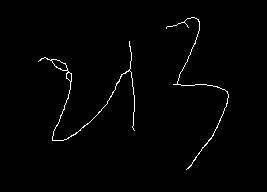
#> input picture data/ske1.jpg, 267 x 192 px
$ python branchpoint.py --image data/ske1.jpg
#> lines starting #> are read from the running program, lines starting #| are printed output that depends on the picture; after the words box and inside, x2 and y2 are one past the last pixel; in counts of white or black regions, pixels touching at a corner belong together
import cv2
import numpy
import argparse

ap = argparse.ArgumentParser()
ap.add_argument("-i", "--image", required=True, help="path to input image")
args = vars(ap.parse_args())

frame = cv2.imread(args['image'])
#> frame is the input picture: shape (192, 267, 3); min 0, max 255, mean 3.1

if frame is None:
    print('Error loading image')
    exit()

colour_frame = frame

frame = cv2.cvtColor(frame, cv2.COLOR_BGR2GRAY)
#> frame: shape (192, 267)

ret, frame = cv2.threshold(frame, 127, 255, cv2.THRESH_BINARY)
#> frame: shape (192, 267); 1.2% white in thin lines or dots, all inside (x1, y1, x2, y2) = (38, 17, 229, 170)

cv2.imshow("Binary", frame)
cv2.waitKey(0)

rows = frame.shape[0]
#> rows = 192
cols = frame.shape[1]
#> cols = 267

branch_locations = []

# start with second column
for i in range(1, cols):
    lit = False
    begin_black_regions = []
    end_black_regions = []

    # start with first row
    if 255 == frame[0, i]:
        lit = True
    else:
        lit = False
        begin_black_regions.append(0)

    # start with second row
    for j in range(1, rows - 1):
        if 255 == frame[j, i] and not lit:
            lit = True
            end_black_regions.append(j - 1)
        elif frame[j, i] == 0 and lit:
            lit = False
            begin_black_regions.append(j)

    # end with last row
    if 0 == frame[rows - 1, i] and not lit:
        end_black_regions.append(rows - 1)
    elif 0 == frame[rows - 1, i] and lit:
        begin_black_regions.append(rows - 1)
        end_black_regions.append(rows - 1)
    elif 255 == frame[rows - 1, i] and not lit:
        end_black_regions.append(rows - 2)

    for k in range(0, len(begin_black_regions)):
        found_branch = True

        for l in range(begin_black_regions[k], end_black_regions[k] + 1):
            if 0 == frame[l, i - 1]:
                found_branch = False
                break

        if found_branch:
            branch_locations.append(complex(i - 1, begin_black_regions[k]))
#> after the loop, branch_locations = 7 items

for i in range(0, len(branch_locations)):
    cv2.circle(colour_frame, (int(branch_locations[i].real), int(branch_locations[i].imag)), 2, (255, 127, 0), 2)
#> this loop made 7 passes
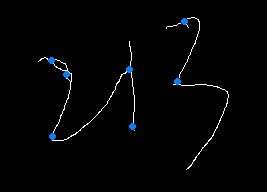
#> colour_frame: shape (192, 267, 3); 0.51% of pixels changed, all inside (x1, y1, x2, y2) = (48, 18, 188, 140)

cv2.imshow("Frame", colour_frame)

cv2.waitKey(0)

$ run again, on data/ske3.jpg
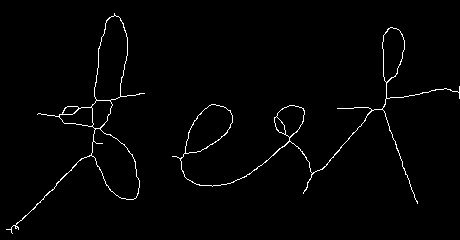
#> input picture data/ske3.jpg, 460 x 240 px
#> frame is the input picture: shape (240, 460, 3); min 0, max 255, mean 4.1
#> after the loop `for i in range(1, cols):`: branch_locations = 21 items
#> the loop `for i in range(0, len(branch_locations)):` made 21 passes
#> after the loop `for i in range(0, len(branch_locations)):`:
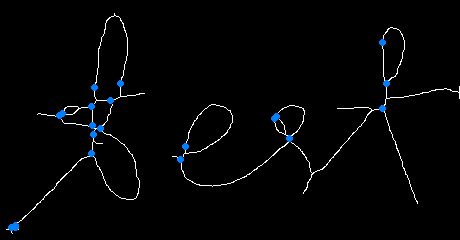
#> colour_frame: shape (240, 460, 3); 0.64% of pixels changed, all inside (x1, y1, x2, y2) = (8, 39, 390, 231)

$ run again, on data/ske4.jpg
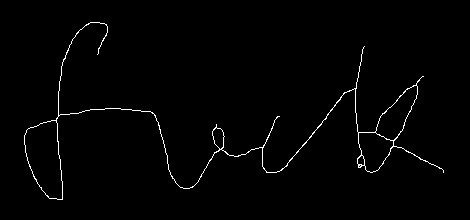
#> input picture data/ske4.jpg, 470 x 220 px
#> frame is the input picture: shape (220, 470, 3); min 0, max 255, mean 3.3
#> after the loop `for i in range(1, cols):`: branch_locations = 14 items
#> the loop `for i in range(0, len(branch_locations)):` made 14 passes
#> after the loop `for i in range(0, len(branch_locations)):`:
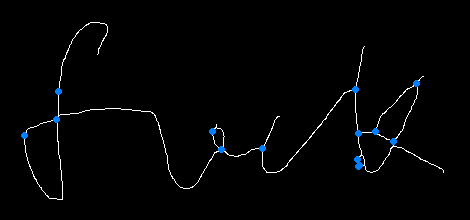
#> colour_frame: shape (220, 470, 3); 0.47% of pixels changed, all inside (x1, y1, x2, y2) = (21, 80, 420, 170)
